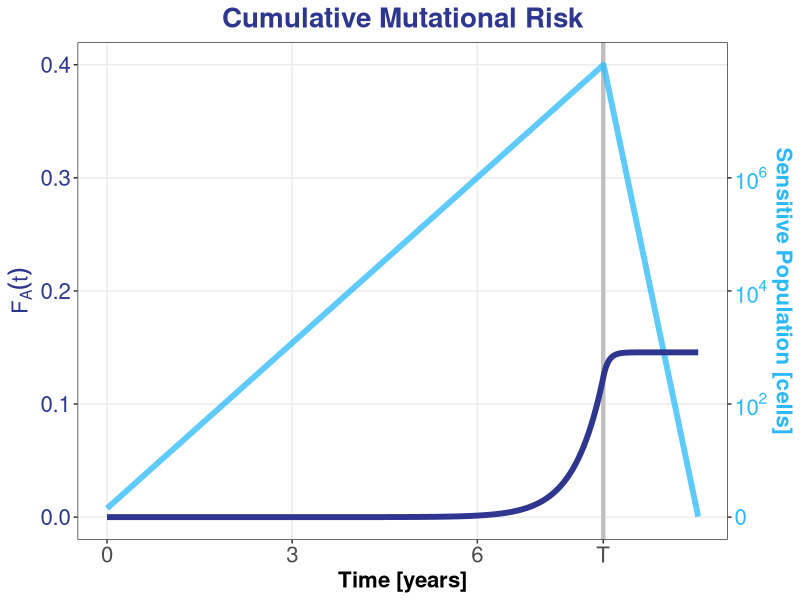
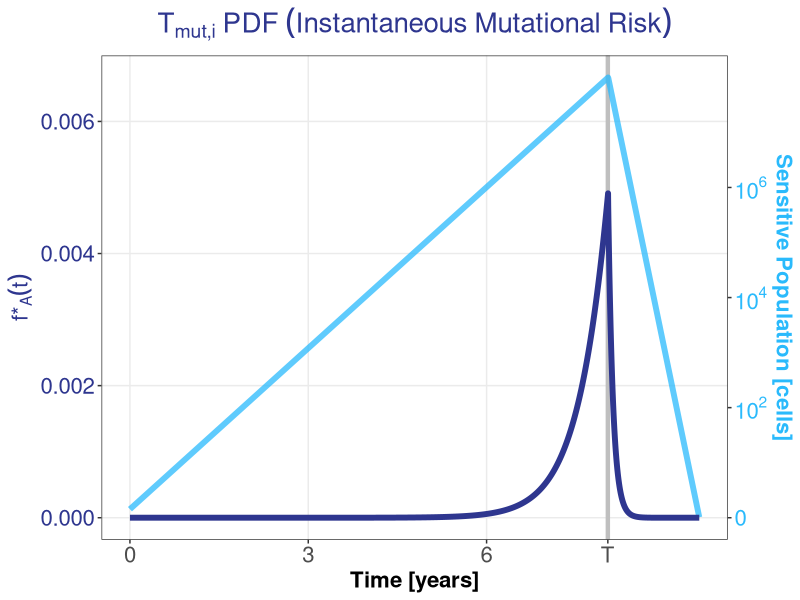
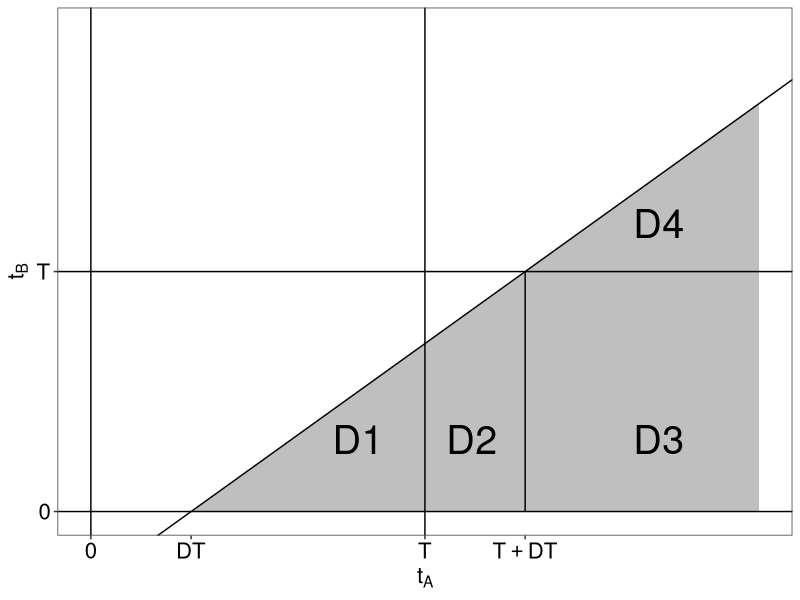

Write the R code that produced these figures, in order.
## ---- chunk 1
knitr::opts_chunk$set(echo = TRUE)
library(ggplot2)
setwd("C:/Users/Scott/Box Sync/MutBias/Figures/SupplementaryAppendix1/")
rm(list=ls())
## ---- chunk 2

cum.df = read.csv("CumMutRisk.csv",header=F)
colnames(cum.df) = c("time","sens","riskA","riskB")

cum.df = cum.df[cum.df$sens>1,]

Tdet = 8.04

mcol = "#2e368f"

ggplot(cum.df,aes(x=time/365))+theme_bw()+
  geom_vline(xintercept=Tdet,color="gray75",size=1.5)+
  geom_line(aes(y=log10(sens)/20),color="#2abafc",size=2,alpha=0.75)+
  geom_line(aes(y=riskA),color=mcol,size=2)+
  xlab("Time [years]")+ylab(expression(F["A"](t)))+
  ggtitle("Cumulative Mutational Risk")+
  scale_x_continuous(breaks=c(0,3,6,Tdet),labels=c("0","3","6","T"))+
  scale_y_continuous(sec.axis = sec_axis(~.*20,name="Sensitive Population [cells]",
                     breaks=c(0,2,4,6),labels=parse(text=c("0","10^2","10^4","10^6"))))+
  theme(
    plot.title=element_text(size=20,face="bold",hjust=0.5,color=mcol),
    axis.title=element_text(size=16,face="bold"),
    axis.title.y=element_text(color=mcol),
    axis.title.y.right=element_text(color="#2abafc"),
    axis.text=element_text(size=16),
    axis.text.y=element_text(color=mcol),
    axis.text.y.right=element_text(color="#2abafc"),
    panel.grid.minor=element_blank()
  )

# ggsave("CumMutRisk.pdf",width=10,height=6)

## ---- chunk 3

inst.df = read.csv("InstMutRisk.csv",header=F)
colnames(inst.df) = c("time","sens","riskA","riskB")

inst.df = inst.df[inst.df$sens>1,]

Tdet = 8.04

mcol = "#2e368f"

ggplot(inst.df,aes(x=time/365))+theme_bw()+
  geom_vline(xintercept=Tdet,color="gray75",size=1.5)+
  geom_line(aes(y=log10(sens)/1200),color="#2abafc",size=2,alpha=0.75)+
  geom_line(aes(y=riskA),color=mcol,size=2)+
  xlab("Time [years]")+ylab(expression("f*"["A"](t)))+
  ggtitle(expression(T["mut,i"]~PDF~(Instantaneous~Mutational~Risk)))+
  scale_x_continuous(breaks=c(0,3,6,Tdet),labels=c("0","3","6","T"))+
  scale_y_continuous(sec.axis = sec_axis(~.*1200,name="Sensitive Population [cells]",
                     breaks=c(0,2,4,6),labels=parse(text=c("0","10^2","10^4","10^6"))))+
  theme(
    plot.title=element_text(size=20,face="bold",hjust=0.5,color=mcol),
    axis.title=element_text(size=16,face="bold"),
    axis.title.y=element_text(color=mcol),
    axis.title.y.right=element_text(color="#2abafc"),
    axis.text=element_text(size=16),
    axis.text.y=element_text(color=mcol),
    axis.text.y.right=element_text(color="#2abafc"),
    panel.grid.minor=element_blank()
  )

# ggsave("InstMutRisk.pdf",width=10,height=6)

## ---- chunk 4

rm(list=ls())

Tm = 2.5
DT = 0.75

ggplot()+theme_bw()+
  geom_ribbon(aes(ymin=c(0,0),ymax=c(0,2*Tm-DT),x=c(DT,2*Tm)),fill="gray75")+
  geom_hline(yintercept=Tm)+
  geom_vline(xintercept=Tm)+
  geom_hline(yintercept=0)+
  geom_vline(xintercept=0)+
  geom_abline(slope=1,intercept=-DT)+
  geom_segment(aes(x=Tm+DT,y=0,xend=Tm+DT,yend=0+Tm))+
  geom_text(aes(label="D1"),x=2,y=0.75,size=10)+
  geom_text(aes(label="D2"),x=2.85,y=0.75,size=10)+
  geom_text(aes(label="D3"),x=4.25,y=0.75,size=10)+
  geom_text(aes(label="D4"),x=4.25,y=3,size=10)+
  scale_x_continuous(limits=c(0,2*Tm),breaks=c(0,DT,Tm,Tm+DT),labels=parse(text=c('0','DT','T','T+DT')))+
  scale_y_continuous(limits=c(0,2*Tm),breaks=c(0,Tm),labels=c('0','T'))+
  xlab(bquote(t['A']))+ylab(bquote(t['B']))+
  theme(
    axis.text = element_text(size=16,color='black'),
    axis.title = element_text(size=16),
    panel.grid.major = element_blank(),
    panel.grid.minor = element_blank()
  )

# ggsave("Subintegral.pdf",width=6,height=6)


